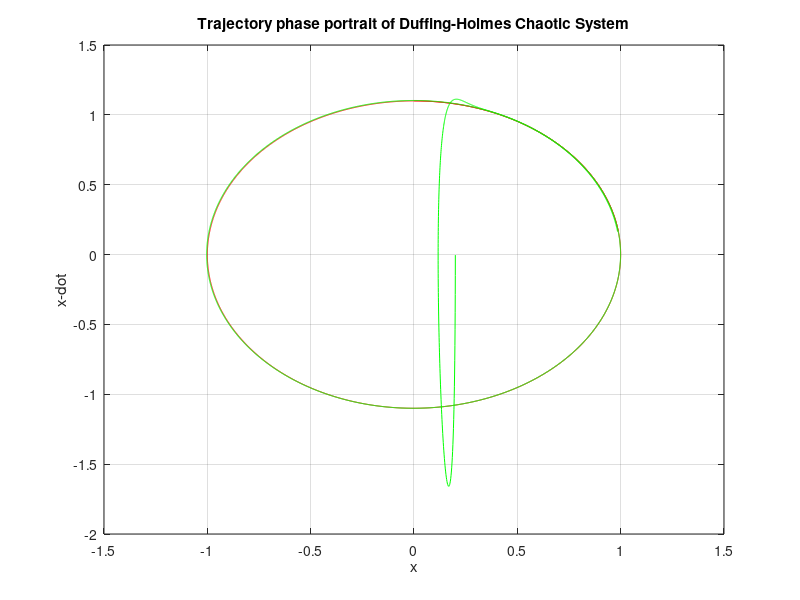
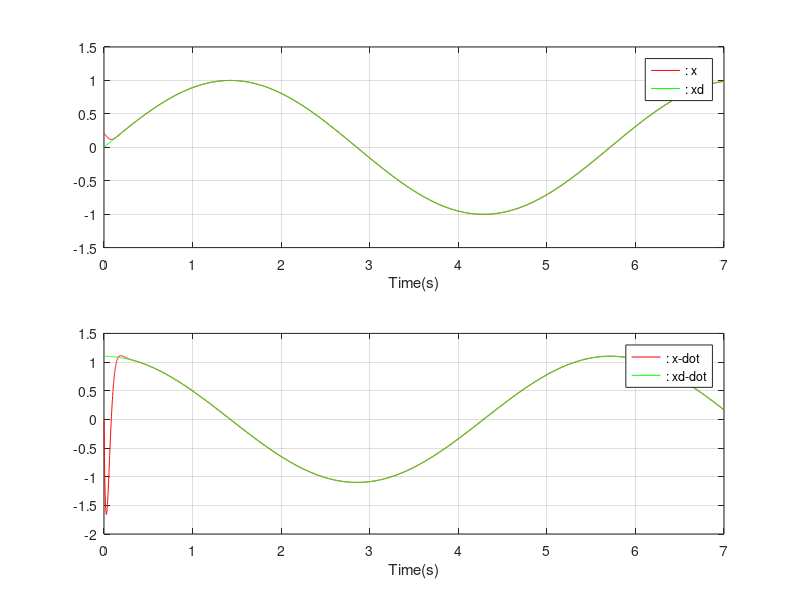
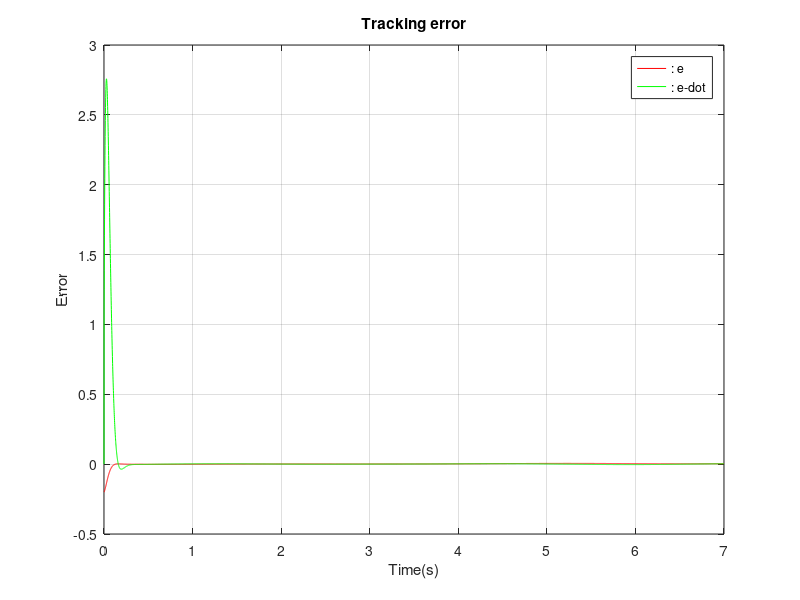

Write MATLAB code to recreate these figures, in order.
clear;
close all;

TT = 7;%total time
ts = 0.001;%sampling time
error = 0;%error vector
error_old = 0;%old error vector
derror = 0;%derivative of error
ss = 0;%smc controller

%%%%%% DLRBLS parameters %%%%%%%
intput_num = 1;%input dimension
output_num = 1;%output dimension
fea_numi = 2;%the number of feature group
fea_numk = 3;%the number of feature neuron in each feature group
en_num = 1;%the number of enhancement neuron

%%%%%% initial parameters of DLRBLS %%%%%%%
wfkli = unifrnd(-1,1,[fea_numi*fea_numk,intput_num]);
bfki = unifrnd(-1,1,[fea_numi*fea_numk,1]);
wjki = unifrnd(-1,1,[en_num,fea_numi*fea_numk]);
wki = unifrnd(-1,1,[fea_numi*fea_numk,output_num]);
wj = unifrnd(-1,1,[en_num,output_num]);
wro = unifrnd(-1,1,[intput_num,1]);
wr = unifrnd(-1,1,[en_num,1]);
bb = unifrnd(-1,1,[en_num,fea_numi*fea_numk]);
cc = unifrnd(-1,1,[en_num,fea_numi*fea_numk]);

%%%%%% learning rate %%%%%%%
ewfkli = 0.01*eye(intput_num*fea_numi*fea_numk);
ebfki = 0.01*eye(fea_numi*fea_numk);
ewjki = 0.01*eye(en_num*fea_numi*fea_numk);
ewki = 0.01*eye(fea_numi*fea_numk);
ewj = 0.01*eye(en_num);
ewro = 0.01*eye(intput_num);
ewr = 0.01*eye(en_num);
ebb = 0.01*eye(en_num*fea_numi*fea_numk);
ecc = 0.01*eye(en_num*fea_numi*fea_numk);

%%%%%% plot parameters %%%%%%%
E2 = [];
D_E2 = [];
X2 = [];
X_D2 = [];
XD2 = [];
XD_D2 = [];
U2 = [];

x = 0.2;%initial system state
x_d = 0.2;%initial system state
RR = 0.07;%attenuation coefficient

uDLRBLS = zeros(output_num,1);%the output of DLRBLS
uDLRBLS_old = zeros(output_num,1);
uDLRBLS_old_old = zeros(output_num,1);
H_old = zeros(output_num,en_num);

%%%%%% main program %%%%%%%
for index = 0:1:TT/ts
    t = index*ts;
    xd = sin(1.1*t);
    xd_d = 1.1*cos(1.1*t);
    error = xd-x;%tracking error                                   
    if index ~= 0
        derror = (error-error_old)/ts;
    end
    ss = 0.5*derror+10*error;
    
    %%%%%% count the output of DLRBLS %%%%%%%
    Z = zeros(fea_numi*fea_numk,1);
    H = zeros(en_num,1);
    if t>0.001
        Z = wfkli*(ss.*wro.*uDLRBLS_old./uDLRBLS_old_old)+bfki;
    else
        Z = wfkli*ss+bfki;
    end
    for i=1:fea_numi*fea_numk
        Z(i) = (exp(Z(i))-exp(-Z(i)))/(exp(Z(i))+exp(-Z(i)));
    end
    for j = 1:en_num
        for k = 1:fea_numi*fea_numk
            H(j) = H(j)+(wjki(j,k)*Z(k)+wr(j).*H_old(j)-cc(j,k)).^2./(bb(j,k).^2);
        end
        H(j) = exp(-H(j));
        H_old(j) = H(j);
    end
    uDLRBLS = wki'*Z+wj'*H;
    %%%%%% record the output of DLRBLS %%%%%%%
    if t>0
        uDLRBLS_old_old = uDLRBLS_old;
    end
    uDLRBLS_old = uDLRBLS;
    
    uRC = ((RR^2+1)/(2*RR^2))*ss;%the output robust controller
    U_t = uRC +uDLRBLS;%output torque
    d = sin(2.*t)+cos(2.*t);%disturbance
    
    %Duffing-Holmes chaotic system
    xd_dd = -0.25 * xd_d + xd - xd^3 + 0.1 * sqrt(xd^2 + xd_d^2) * sin(t) + 0.3 * cos(t);
    x_dd = -0.25 * x_d + x - x^3 + 0.1 * sqrt(x^2 + x_d^2) * sin(t) + 0.3 * cos(t) + 0.1*x + d + U_t;
    xd_d = xd_d + xd_dd * ts;
    xd = xd + xd_d * ts;
    x_d = x_d + x_dd * ts;
    x = x + x_d *ts;
    
    %%%%%% BLS parameters updating %%%%%%%
    %%%%%% wki updating %%%%%%%
    wki = wki-ewki*Z*ss';
    
    %%%%%% wj updating %%%%%%%
    wj = wj-ewj*H*ss';
    
     
    wfkli_d = zeros(fea_numi*fea_numk,intput_num*fea_numi*fea_numk);
    if t>0.001
        for j = 1:fea_numi*fea_numk
            for k = 1:intput_num
                wfkli_d(j,(j-1)*intput_num+k) = (1-Z(j).^2).*ss(k).*wro(k).*uDLRBLS_old(k)./uDLRBLS_old_old(k);
            end
        end
    else
        for j = 1:fea_numi*fea_numk
            for k = 1:intput_num
                wfkli_d(j,(j-1)*intput_num+k) = (1-Z(j).^2).*ss(k);
            end
        end
    end
    wfkli = wfkli-reshape(ewfkli*wfkli_d'*wki*ss,fea_numi*fea_numk,intput_num);
    
    %%%%%% bfki updating %%%%%%%
    bfki_d1 = zeros(1,fea_numi*fea_numk);
    bfki_d = zeros(fea_numi*fea_numk,fea_numi*fea_numk);
    for j = 1:fea_numi*fea_numk
        bfki_d1(j)=(1-Z(j).^2);
    end
    for j=1:fea_numi*fea_numk
        bfki_d(j,:) = bfki_d1;
    end
    bfki = bfki-reshape(ebfki*bfki_d'*wki*ss,fea_numi*fea_numk,1);
    
    %%%%%% wro updating %%%%%%%
    if t>0.001
        wro_d1 = zeros(1,intput_num);
        wro_d = zeros(fea_numi*fea_numk,intput_num);
        for j = 1:intput_num
            wro_d1(j) = (1-Z(j).^2).*sum(wfkli(:,j)).*(ss(j).*uDLRBLS_old(j)./uDLRBLS_old_old(j));
        end
        for j = 1:fea_numi*fea_numk
            wro_d(j,:) = wro_d1;
        end
        wro = wro-reshape(ewro*wro_d'*wki*ss,intput_num,1);
    end
    
    %%%%%% wjki updating %%%%%%%
    wjki_d = zeros(en_num,en_num*fea_numi*fea_numk);
    for j = 1:en_num
        for k = 1:fea_numi*fea_numk
            wjki_d(j,(j-1)*fea_numi*fea_numk+k) = -2.*H(j).*Z(k).*(wjki(j,k)*Z(k)+wr(j).*H_old(j)-cc(j,k))./(bb(j,k).^2);
        end
    end
    wjki = wjki-reshape(ewjki*wjki_d'*wj*ss,en_num,fea_numi*fea_numk);
    
    %%%%%% bb updating %%%%%%%
    bb_d = zeros(en_num,en_num*fea_numi*fea_numk);
    for j = 1:en_num
        for k = 1:fea_numi*fea_numk
            bb_d(j,(j-1)*fea_numi*fea_numk+k) = 2.*H(j).*(wjki(j,k)*Z(k)+wr(j).*H_old(j)-cc(j,k)).^2./(bb(j,k).^3);
        end
    end
    bb = bb-reshape(ebb*bb_d'*wj*ss,en_num,fea_numi*fea_numk);
    
    %%%%%% cc updating %%%%%%%
    cc_d = zeros(en_num,en_num*fea_numi*fea_numk);
    for j = 1:en_num
        for k = 1:fea_numi*fea_numk
            cc_d(j,(j-1)*fea_numi*fea_numk+k) = 2.*H(j).*(wjki(j,k)*Z(k)+wr(j).*H_old(j)-cc(j,k))./(bb(j,k).^2);
        end
    end
    cc = cc-reshape(ecc*cc_d'*wj*ss,en_num,fea_numi*fea_numk);
    
    %%%%%% wr updating %%%%%%%
    wr_d1 = zeros(1,en_num);
    wr_d = zeros(en_num,en_num);
    for j = 1:en_num
        wr_d1(j) = -2.*H(j).*H_old(j).*sum(sum((wjki(j,:).*Z(:)+wr(j).*H_old(j)-cc(j,:))./(bb(j,:).^2)));
    end
    for j=1:en_num
        wr_d(j,:) = wr_d1;
    end
    wr = wr-reshape(ewr*wr_d'*wj*ss,en_num,1);
    
    %%%%%% plot %%%%%%%
    E2=[E2 error];
    D_E2=[D_E2 derror];
    X2=[X2 x];
    X_D2=[X_D2 x_d];
    XD2=[XD2 xd];
    XD_D2=[XD_D2 xd_d];
    U2=[U2 U_t];
    
    error_old = error;
end

fprintf('The RMSE is %d\n',sqrt(sum((E2).^2)/(TT/ts)));

T=0:0.001:7;
figure(1)
plot(XD2,XD_D2,'r',X2,X_D2,'g')
xlabel('x');
ylabel('x-dot');
title('Trajectory phase portrait of Duffing-Holmes Chaotic System');
grid on;
figure(2)
subplot(2,1,1)
plot(T,X2,'r',T,XD2,'g')
xlabel('Time(s)');
grid on;
legend(': x',': xd ');
subplot(2,1,2)
plot(T,X_D2,'r',T,XD_D2,'g')
xlabel('Time(s)');
grid on;
legend(': x-dot ',': xd-dot');
figure(3)
plot(T,E2,'r',T,D_E2,'g')
xlabel('Time(s)');
ylabel('Error');
grid on;
title('Tracking error');
legend(': e ',': e-dot');